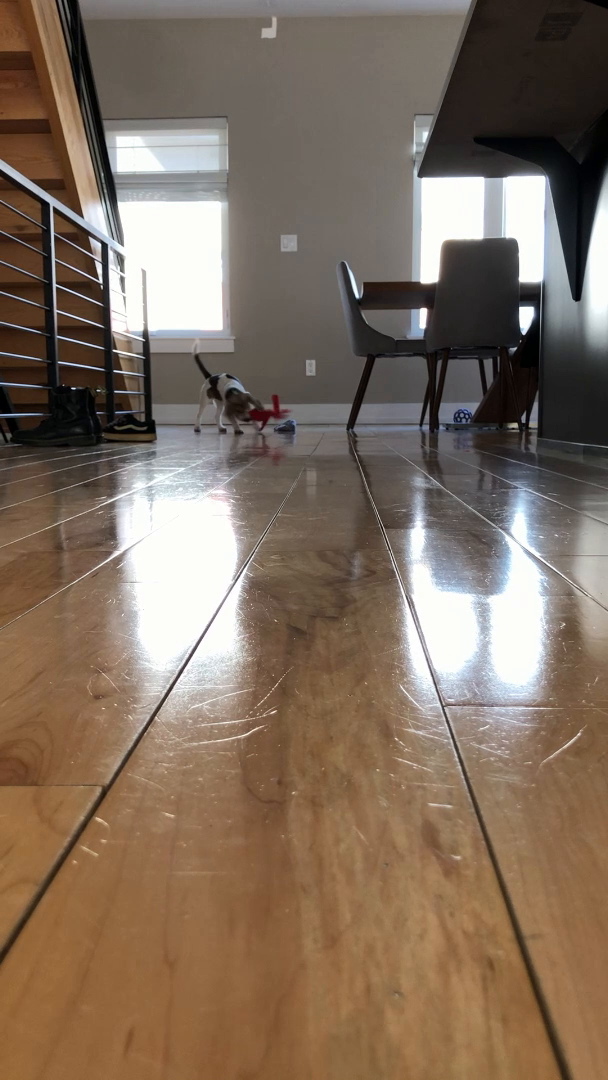
#> input picture frame 12 of opencv-dnn-gpu-examples/example_videos/janie.mp4, 608 x 1080 px, given in place of the camera
$ python blur_detector_video.py
#> lines starting #> are read from the running program, lines starting #| are printed output that depends on the picture
### fft-blur-detector/pyimagesearch/blur_detector.py
# import the necessary packages
import matplotlib.pyplot as plt
import numpy as np

def detect_blur_fft(image, size=60, thresh=10, vis=False):
	# grab the dimensions of the image and use the dimensions to
	# derive the center (x, y)-coordinates
	(h, w) = image.shape
	(cX, cY) = (int(w / 2.0), int(h / 2.0))

	# compute the FFT to find the frequency transform, then shift
	# the zero frequency component (i.e., DC component located at
	# the top-left corner) to the center where it will be more
	# easy to analyze
	fft = np.fft.fft2(image)
	fftShift = np.fft.fftshift(fft)

	# check to see if we are visualizing our output
	if vis:
		# compute the magnitude spectrum of the transform
		magnitude = 20 * np.log(np.abs(fftShift))

		# display the original input image
		(fig, ax) = plt.subplots(1, 2, )
		ax[0].imshow(image, cmap="gray")
		ax[0].set_title("Input")
		ax[0].set_xticks([])
		ax[0].set_yticks([])

		# display the magnitude image
		ax[1].imshow(magnitude, cmap="gray")
		ax[1].set_title("Magnitude Spectrum")
		ax[1].set_xticks([])
		ax[1].set_yticks([])

		# show our plots
		plt.show()

	# zero-out the center of the FFT shift (i.e., remove low
	# frequencies), apply the inverse shift such that the DC
	# component once again becomes the top-left, and then apply
	# the inverse FFT
	fftShift[cY - size:cY + size, cX - size:cX + size] = 0
	fftShift = np.fft.ifftshift(fftShift)
	recon = np.fft.ifft2(fftShift)

	# compute the magnitude spectrum of the reconstructed image,
	# then compute the mean of the magnitude values
	magnitude = 20 * np.log(np.abs(recon))
	mean = np.mean(magnitude)

	# the image will be considered "blurry" if the mean value of the
	# magnitudes is less than the threshold value
	return (mean, mean <= thresh)

### fft-blur-detector/blur_detector_video.py
#######################################################################################################
# -*- coding:utf-8 -*-
# File: blur_detector_video.py
# Update: 2020/07/02
# USAGE: python blur_detector_video.py
# Description: None
########################################################################################################


# import the necessary packages
from imutils.video import VideoStream
from pyimagesearch.blur_detector import detect_blur_fft
import argparse
import imutils
import time
import cv2

# construct the argument parser and parse the arguments
ap = argparse.ArgumentParser()
ap.add_argument("-t", "--thresh", type=int, default=10,
	help="threshold for our blur detector to fire")
args = vars(ap.parse_args())

# initialize the video stream and allow the camera sensor to warm up
print("[INFO] starting video stream...")
vs = VideoStream(src=0).start()
time.sleep(2.0)

# loop over the frames from the video stream
while True:
	# grab the frame from the threaded video stream and resize it
	# to have a maximum width of 400 pixels
	frame = vs.read()
#> frame is the input picture: shape (1080, 608, 3); mean B, G, R 94.8, 110.3, 128.3
	frame = imutils.resize(frame, width=500)
#> frame: shape (888, 500, 3)

	# convert the frame to grayscale and detect blur in it
	gray = cv2.cvtColor(frame, cv2.COLOR_BGR2GRAY)
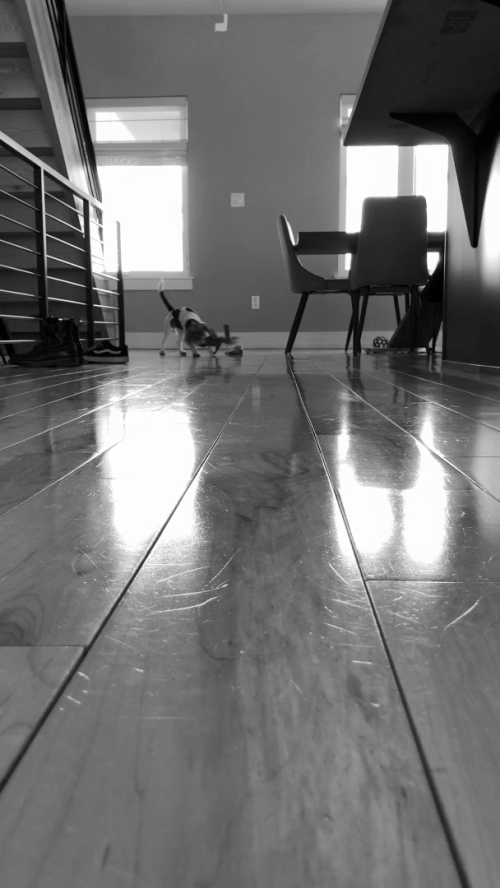
#> gray: shape (888, 500); min 0, max 255, mean 113.9
	(mean, blurry) = detect_blur_fft(gray, size=60,
		thresh=args["thresh"], vis=False)
#> in detect_blur_fft, `magnitude = 20 * np.log(np.abs(recon))`:
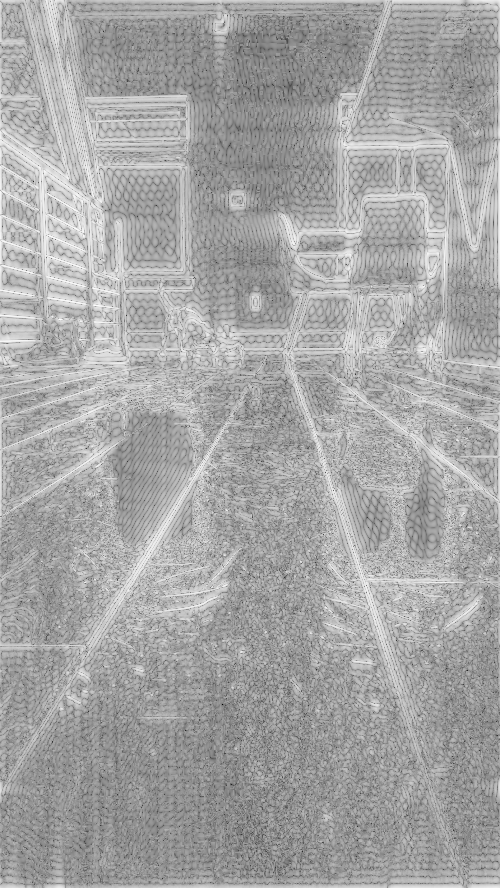
#> magnitude: shape (888, 500) float64; min -133.3, max 100.4, mean 18.7; drawn with min black and max white
#> in detect_blur_fft, `mean = np.mean(magnitude)`: mean = 18.72
#> mean = 18.72; blurry = False

	# draw on the frame, indicating whether or not it is blurry
	color = (0, 0, 255) if blurry else (0, 255, 0)
#> color = (0, 255, 0)
	text = "Blurry ({:.4f})" if blurry else "Not Blurry ({:.4f})"
#> text = 'Not Blurry ({:.4f})'
	text = text.format(mean)
#> text = 'Not Blurry (18.7221)'
	cv2.putText(frame, text, (10, 25), cv2.FONT_HERSHEY_SIMPLEX,
		0.7, color, 2)
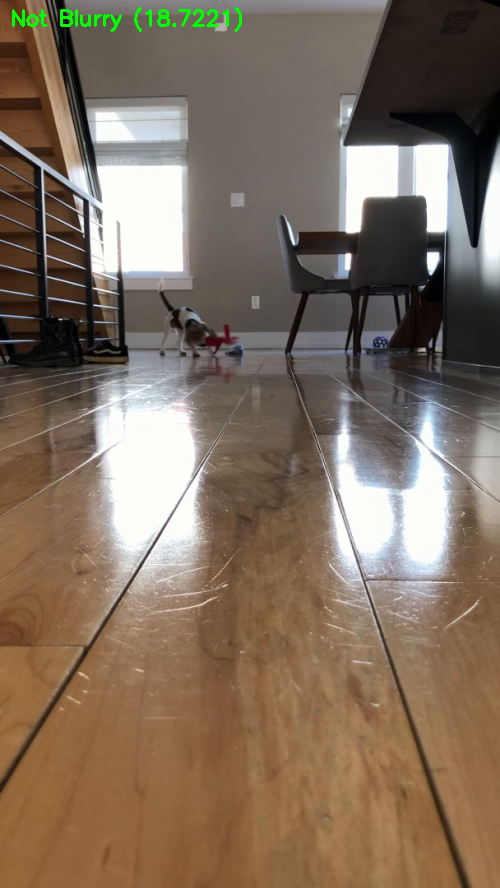
#> frame: shape (888, 500, 3); mean B, G, R 94.5, 110.8, 127.9

	# show the output frame
	cv2.imshow("Frame", frame)
	key = cv2.waitKey(1) & 0xFF
#> (key q is pressed here)

	# if the `q` key was pressed, break from the loop
	if key == ord("q"):
		break

# do a bit of cleanup
cv2.destroyAllWindows()
vs.stop()

$ run again, starting later in the video
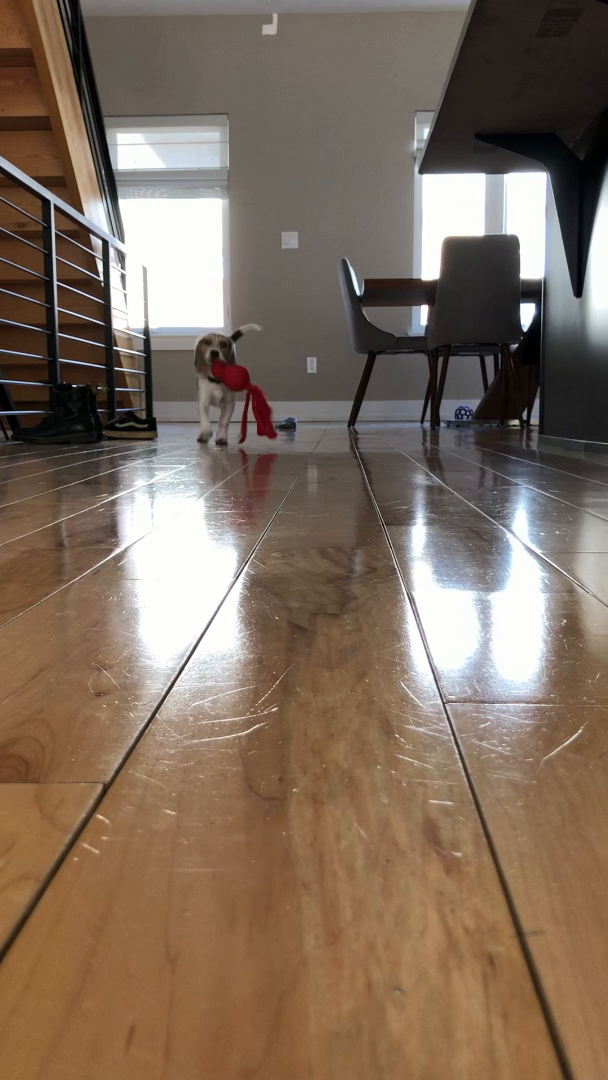
#> input picture frame 56 of opencv-dnn-gpu-examples/example_videos/janie.mp4, 608 x 1080 px, given in place of the camera
#> frame is the input picture: shape (1080, 608, 3); mean B, G, R 93.5, 109.3, 127.7
#> in detect_blur_fft, `magnitude = 20 * np.log(np.abs(recon))`:
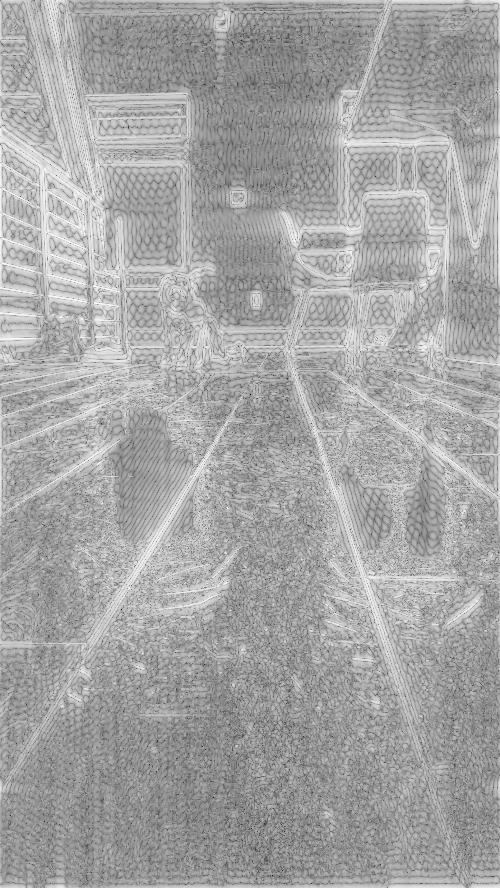
#> magnitude: shape (888, 500) float64; min -130.7, max 99.44, mean 18.5; drawn with min black and max white
#> in detect_blur_fft, `mean = np.mean(magnitude)`: mean = 18.52
#> `(mean, blurry) = detect_blur_fft(gray, size=60, thresh=args["thresh"],..`: blurry = False
#> color = (0, 255, 0)
#> `text = "Blurry ({:.4f})" if blurry else "Not Blurry ({:.4f})"`: text = 'Not Blurry ({:.4f})'
#> `text = text.format(mean)`: text = 'Not Blurry (18.5160)'
#> `cv2.putText(frame, text, (10, 25), cv2.FONT_HERSHEY_SIMPLEX, 0.7, colo..`:
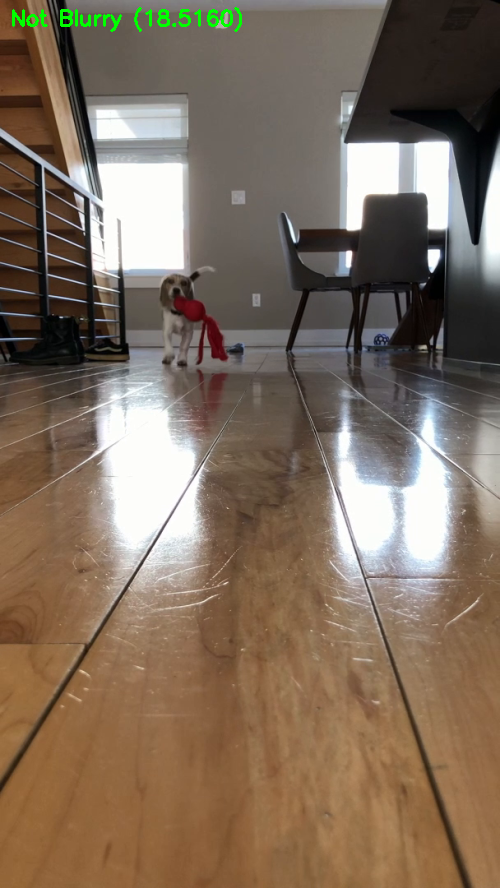
#> frame: shape (888, 500, 3); mean B, G, R 93.2, 109.9, 127.3

$ run again, starting later in the video
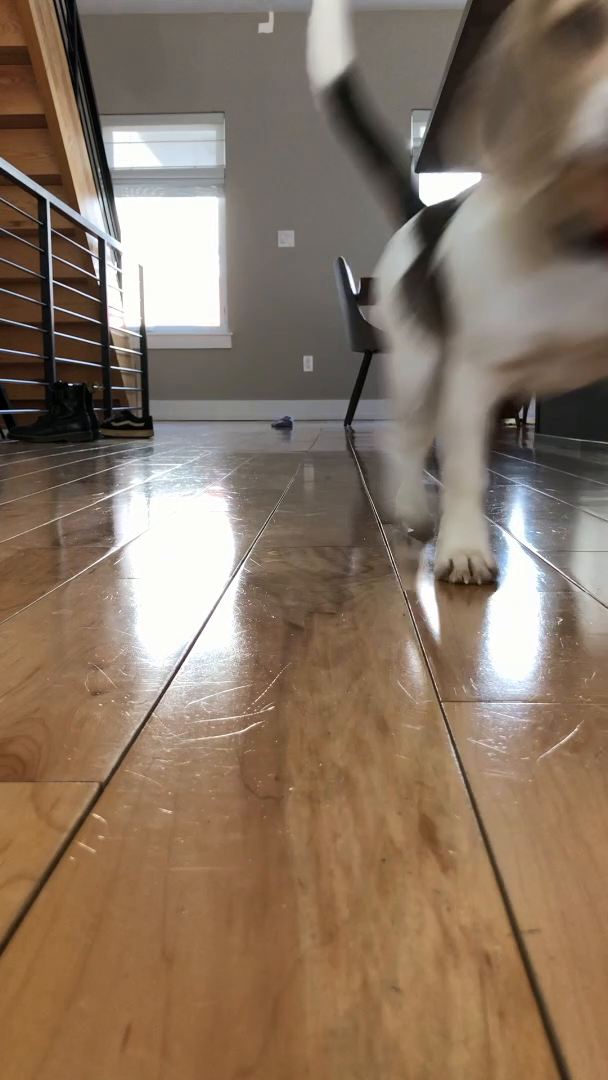
#> input picture frame 100 of opencv-dnn-gpu-examples/example_videos/janie.mp4, 608 x 1080 px, given in place of the camera
#> frame is the input picture: shape (1080, 608, 3); mean B, G, R 98.1, 116.4, 136.2
#> in detect_blur_fft, `magnitude = 20 * np.log(np.abs(recon))`:
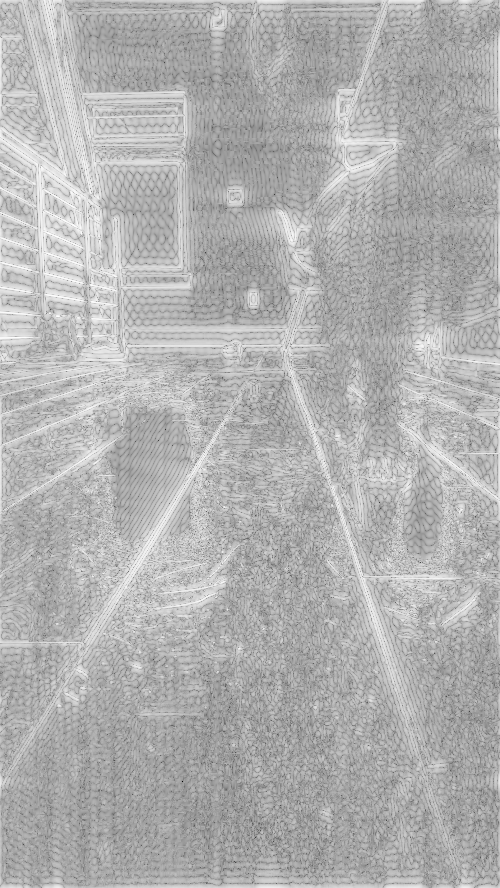
#> magnitude: shape (888, 500) float64; min -175.7, max 98.27, mean 14.9; drawn with min black and max white
#> in detect_blur_fft, `mean = np.mean(magnitude)`: mean = 14.91
#> `(mean, blurry) = detect_blur_fft(gray, size=60, thresh=args["thresh"],..`: blurry = False
#> color = (0, 255, 0)
#> `text = "Blurry ({:.4f})" if blurry else "Not Blurry ({:.4f})"`: text = 'Not Blurry ({:.4f})'
#> `text = text.format(mean)`: text = 'Not Blurry (14.9061)'
#> `cv2.putText(frame, text, (10, 25), cv2.FONT_HERSHEY_SIMPLEX, 0.7, colo..`:
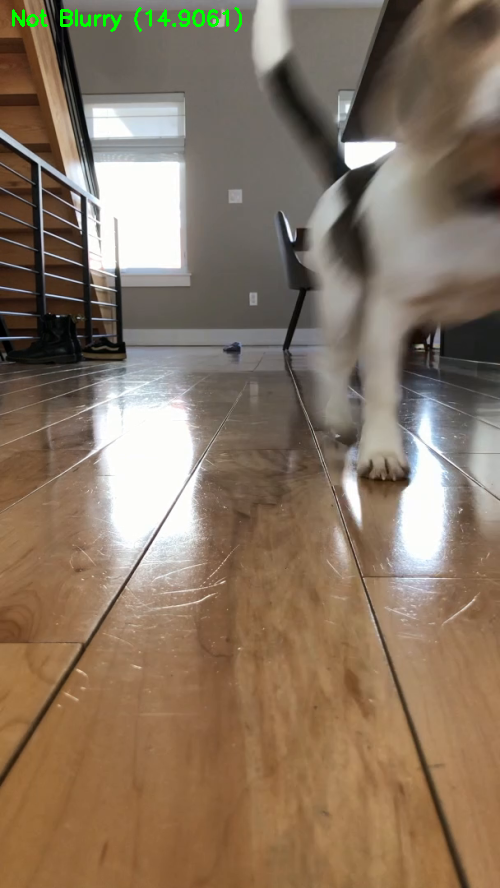
#> frame: shape (888, 500, 3); mean B, G, R 97.8, 117, 135.9
